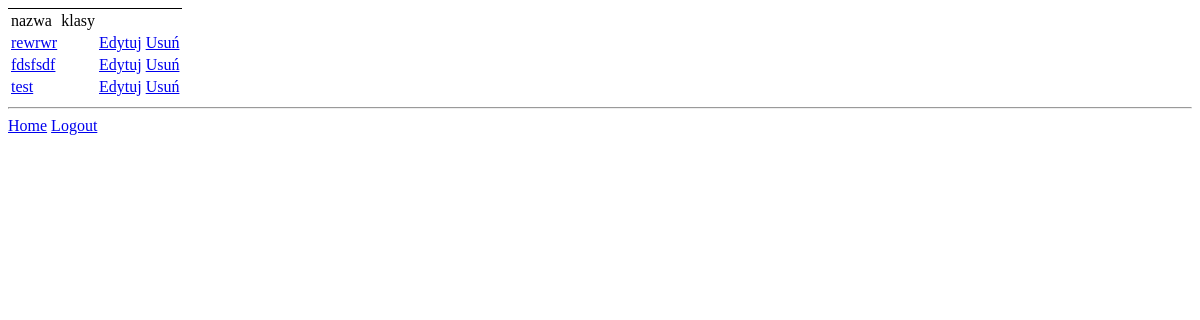
/test/list/ (signed in), run on an earlier commit of the app's database.
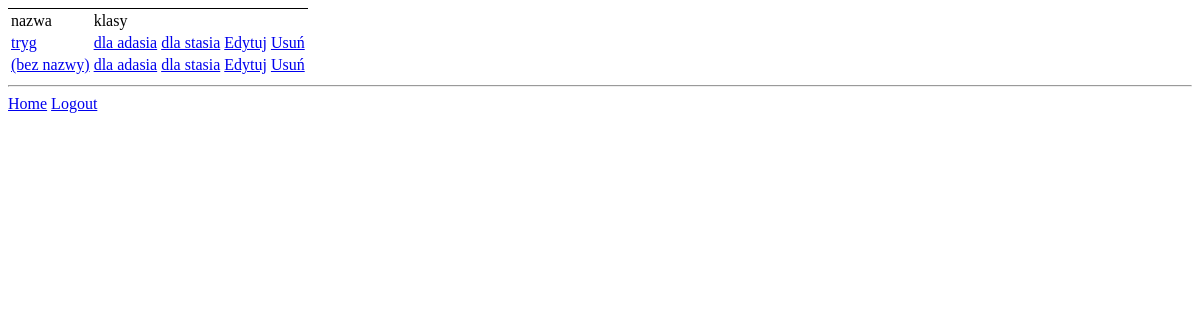
And on a later commit of the database.
### tests/models.py (models this page shows, shortened)
class BlankTest(models.Model):
    label = models.CharField(max_length=128, blank=False, null=False)
    teacher = models.ForeignKey(Teacher, on_delete=models.CASCADE)
    students = models.ManyToManyField(Class)
    is_active = models.BooleanField(default=False)
    countdown = models.DurationField(null=True)
    are_exists_allowed = models.BooleanField(default=True)
    allowed_exits = models.IntegerField(default=0)

### teacher/models.py (models this page shows, shortened)
class Class(models.Model):
    teacher = models.ForeignKey(Teacher, on_delete=models.CASCADE)
    access_key = models.CharField(max_length=6, unique=True)
    name = models.CharField(max_length=100)
    max_members = models.IntegerField()
    class Meta:
        verbose_name_plural = 'Classes'

### teacher/decorators.py (the view)
    def wrapper_func(request, *args, **kwargs):
        if Teacher.objects.filter(user=request.user):
            if request.user.teacher.is_paid or request.user.teacher.free_trial:
                return view_func(request, *args, **kwargs)
        messages.info(request, 'nie masz dostępu do tej funkcji')
        return render(request, 'teacher/access_denied.html')

### tests/views.py (called while the page is built)
@paid_subscription
@teacher_only
def test_list(request):
    tests = BlankTest.objects.filter(teacher=request.user.teacher).all()
    return render(request, 'tests/tests.html', {'tests': tests})

### templates/tests/tests.html (shortened to what this page needs)
{% extends 'base.html' %}
{% block content %}
    <table style="border-top: 1px solid black">
    <tr>
        <td>nazwa</td>
        <td>klasy</td>
        <td></td>
        <td></td>
    </tr>
    {% for test in tests %}
        <tr>
            <td><a href="{% url 'task_list' test.id %}">{{ test.label }}</a></td>
            <td>
                {% for class in test.students.all %}
                    <a href="{% url 'class_tests' test.id class.id %}">{{ class.name }}</a>
                {% endfor %}
            </td>
            <td><a href="{% url 'edit_test' test.id %}">Edytuj</a></td>
            <td><a href="{% url 'delete_test' test.id %}">Usuń</a></td>
        </tr>
    {% endfor %}
    </table>
{% endblock %}

### templates/base.html (shortened to what this page needs)
{% load static %}
<!DOCTYPE html>
<html lang="en">
<head>
</head>
<body>
{% block content %}
{% endblock %}
<hr>
<a href="{% url "home" %}">Home</a>
{% if request.user.is_authenticated %}
    <a href="{% url 'logout' %}">Logout</a>
{% else %}
    <a href="{% url 'login' %}">Login</a>
    <a href="{% url 'register' %}">Register</a>
{% endif %}
</body>
</html>

What changed in the data, as far as the page shows it:
removed BlankTest: label "rewrwr"
removed BlankTest: label "fdsfsdf"
removed BlankTest: label "test"
added BlankTest: label "tryg"
added Class: name "dla adasia"
added Class: name "dla stasia"
added BlankTest: label "(bez nazwy)"
